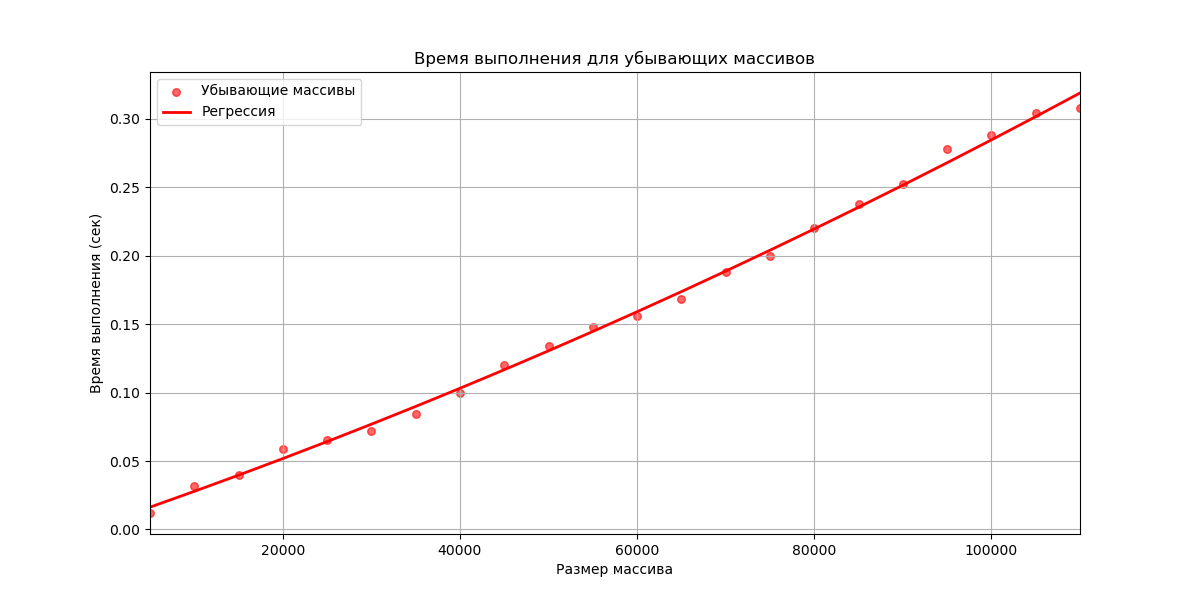

Reproduce this figure in Python.
import numpy as np
import matplotlib.pyplot as plt
from sklearn.preprocessing import PolynomialFeatures
from sklearn.linear_model import LinearRegression
import time

def quick_sort(arr):
    if len(arr) <= 1:
        return arr 
    pivot = arr[len(arr) // 2] 
    left = []
    middle = []
    right = []
    for x in arr:
        if x < pivot:
            left.append(x)
        elif x == pivot:
            middle.append(x)
        else:
            right.append(x)
    return quick_sort(left) + middle + quick_sort(right) 

np.random.seed(42)

sizes = np.arange(5000, 110001, 5000)

times_descending = []

for size in sizes:
    arr_descending = np.arange(size, 0, -1)  
    start_time = time.time()
    quick_sort(arr_descending)  
    end_time = time.time()
    times_descending.append(end_time - start_time)
    print(size, end_time - start_time)

poly = PolynomialFeatures(degree=2)
N_b_poly_descending = poly.fit_transform(sizes.reshape(-1, 1))
model_descending = LinearRegression()
model_descending.fit(N_b_poly_descending, times_descending)
y_predict_descending = model_descending.predict(N_b_poly_descending)

plt.figure(figsize=(12,6)) 
plt.scatter(sizes,times_descending,label='Убывающие массивы',color='red',alpha=0.6,s=30) 
plt.plot(sizes,y_predict_descending,label='Регрессия',color='red',linewidth=2) 
plt.title('Время выполнения для убывающих массивов') 
plt.xlabel('Размер массива') 
plt.ylabel('Время выполнения (сек)') 
plt.xlim(5000,110000) 
plt.grid() 
plt.legend() 
plt.show()
